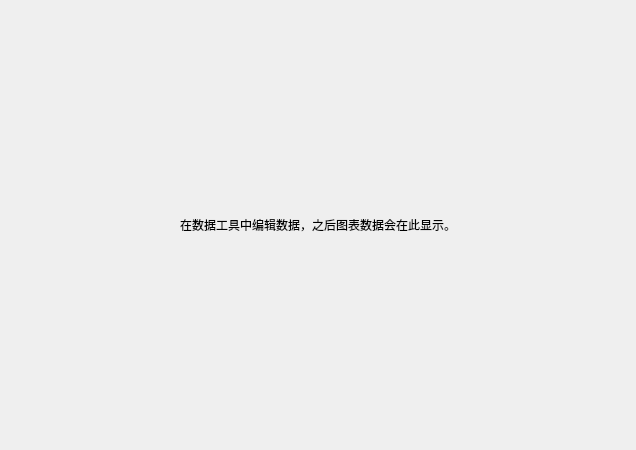
<?xml version="1.0" encoding="UTF-8"?>
<ui version="4.0">
 <class>STGraphicContainer</class>
 <widget class="QWidget" name="STGraphicContainer">
  <property name="geometry">
   <rect>
    <x>0</x>
    <y>0</y>
    <width>636</width>
    <height>450</height>
   </rect>
  </property>
  <property name="windowTitle">
   <string>Form</string>
  </property>
  <layout class="QGridLayout" name="gridLayout">
   <item row="0" column="0">
    <widget class="QLabel" name="label">
     <property name="text">
      <string>在数据工具中编辑数据，之后图表数据会在此显示。</string>
     </property>
     <property name="alignment">
      <set>Qt::AlignCenter</set>
     </property>
    </widget>
   </item>
  </layout>
 </widget>
 <resources/>
 <connections/>
</ui>
